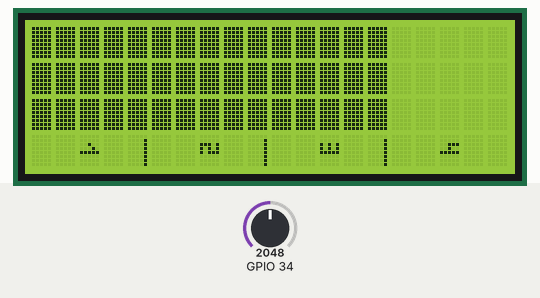
Recording of a program running on a simulated ESP32. Shown: 20×4 character LCD. Inputs (shaded band) come from the test bench; at power-on: GPIO 34 = 2048. What the program prints to the serial monitor is not drawn.

Above: at 1.3 s.
1.4 s: GPIO 34 set to 14
At 2.1 s:
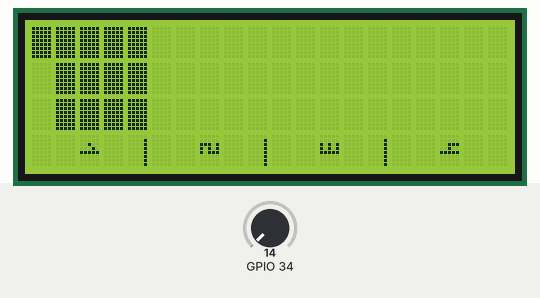
4.4 s: GPIO 34 set to 11
At 4.6 s:
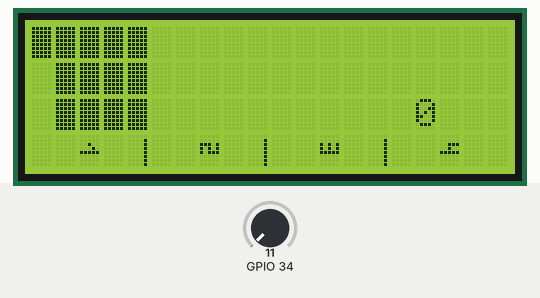
6.5 s: GPIO 34 set to 1228
At 7.6 s:
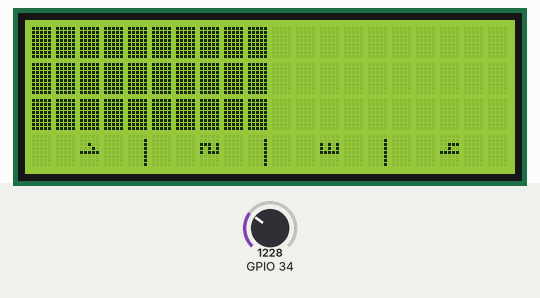
9.5 s: GPIO 34 set to 2047
At 10.2 s:
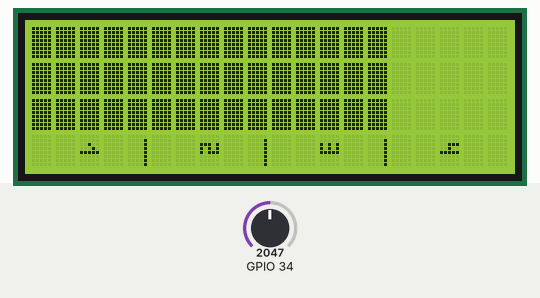
12.5 s: GPIO 34 set to 3603
At 13.7 s:
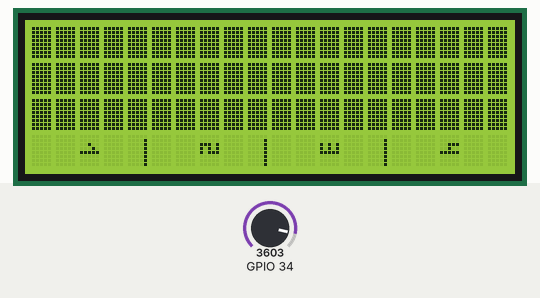
15.5 s: GPIO 34 set to 491
At 16.0 s:
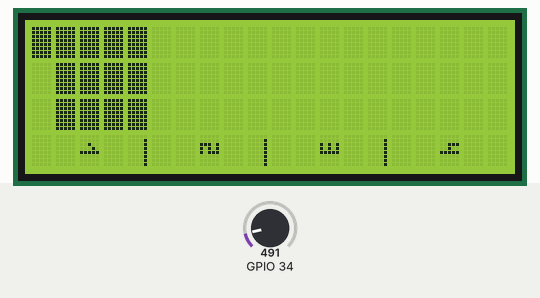
Timing chart, 0 to 18.5 s (numbered marks = the images above; inputs shaded):
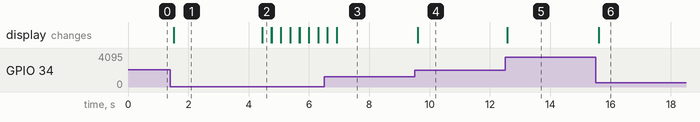

The program:

main.cpp
```cpp
#include <Adafruit_PN532.h>
#include <LiquidCrystal_I2C.h>
//#include "WiFi.h"
//#include "PubSubClient.h"

//#define SSID "NETGEAR68"
//#define PWD "excitedtuba713"

//#define MQTT_SERVER "192.168.1.2"
//#define MQTT_PORT 1883
/*
WiFiClient espClient;
PubSubClient client(espClient);
long lastMsg = 0;
char msg[50];
int value = 0;
int level;

String messageSend;

void callback(char *topic, byte *message, unsigned int length);
*/
/*void setup_wifi()
{
  delay(10);
  Serial.println("Connecting to WiFi..");

  WiFi.begin(SSID, PWD);

  while (WiFi.status() != WL_CONNECTED)
  {
    delay(500);
    Serial.print(".");
  }

  Serial.println("");
  Serial.println("WiFi connected");
  Serial.println("IP address: ");
  Serial.println(WiFi.localIP());
}*/

LiquidCrystal_I2C lcd (0x27, 20,4);  //
byte block[] = {
  B11111,
  B11111,
  B11111,
  B11111,
  B11111,
  B11111,
  B11111,
  B11111
};

byte line[] = {
  B00000,
  B00001,
  B00001,
  B00001,
  B00001,
  B00001,
  B00001,
  B00001
};

byte one[] = {
  B00000,
  B00000,
  B00100,
  B00010,
  B11111,
  B00000,
  B00000,
  B00000
};

byte two[] = {
  B00000,
  B00000,
  B11101,
  B10101,
  B10111,
  B00000,
  B00000,
  B00000
};

byte three[] = {
  B00000,
  B00000,
  B10101,
  B10101,
  B11111,
  B00000,
  B00000,
  B00000
};

byte four[] = {
  B00000,
  B00000,
  B00111,
  B00100,
  B11111,
  B00000,
  B00000,
  B00000
};

byte emptyBlock[] = {
  B00000,
  B00000,
  B00000,
  B00000,
  B00000,
  B00000,
  B00000,
  B00000
};

void setup() {
  // initialize serial communication at 9600 bits per second:

  lcd.init();
  lcd.backlight();
  Serial.begin(115200);                // Start serial monitor after a few seconds. Mainly for testing code to get it to work.
  //client.setServer(MQTT_SERVER, MQTT_PORT);
  //client.setCallback(callback);
  lcd.begin(20,4);

  lcd.createChar(0, block);
  lcd.createChar(1, line);
  lcd.createChar(2, one);
  lcd.createChar(3, two);
  lcd.createChar(4, three);
  lcd.createChar(5, four);
  lcd.createChar(6, emptyBlock);

  lcd.setCursor(4,3); lcd.write(1);
  lcd.setCursor(9,3); lcd.write(1);
  lcd.setCursor(14,3); lcd.write(1);

  lcd.setCursor(2,3); lcd.write(2);
  lcd.setCursor(7,3); lcd.write(3);
  lcd.setCursor(12,3); lcd.write(4);
  lcd.setCursor(17,3); lcd.write(5);

}/*
void callback(char *topic, byte *message, unsigned int length)
{
  Serial.print("Message arrived on topic: ");
  Serial.print(topic);
  Serial.print(". Message: ");

  for (int i = 0; i < length; i++)
  {
    Serial.print((char)message[i]);
    messageSend += (char)message[i];
  }
  Serial.println();
  Serial.println(messageSend);


  // Feel free to add more if statements to control more GPIOs with MQTT
}

void reconnect()
{
  // Loop until we're reconnected
  while (!client.connected())
  {
    Serial.print("Attempting MQTT connection...");
    // Attempt to connect
    // creat unique client ID
    // in Mosquitto broker enable anom. access
    if (client.connect("fiets"))
    {
      Serial.println("connected");
      //hij luistert op trappen maar, fiets
      //hij schrijft naar trappen maar, buffer
      client.subscribe("TrappenMaar/fiets");
      //subscribe("TrappenMaar/status");
    }
    else
    {
      Serial.print("failed, rc=");
      Serial.print(client.state());
      Serial.println(" try again in 5 seconds");
      // Wait 5 seconds before retrying
      delay(5000);
    }
  }
}
*/

void display(int r) {
  lcd.setCursor(15, 2);
  if (int(r) < 10) {
    lcd.print(" ");  // if less then 10 add " " space - to remove prev carcters
  }
  lcd.print(r);
    if( (r)==0) {
      //eerst dan even kijken of het nul blijft
      //of fouten eruit te filteren
      delay(250);
      if((r)==0) {
      lcd.setCursor(0,0); lcd.write(6);lcd.write(6);lcd.write(6);lcd.write(6);lcd.write(6);lcd.write(6);lcd.write(6);lcd.write(6);lcd.write(6);lcd.write(6);lcd.write(6);lcd.write(6);lcd.write(6);lcd.write(6);lcd.write(6);lcd.write(6);lcd.write(6);lcd.write(6);lcd.write(6);lcd.write(6);
      lcd.setCursor(0,1); lcd.write(6);lcd.write(6);lcd.write(6);lcd.write(6);lcd.write(6);lcd.write(6);lcd.write(6);lcd.write(6);lcd.write(6);lcd.write(6);lcd.write(6);lcd.write(6);lcd.write(6);lcd.write(6);lcd.write(6);lcd.write(6);lcd.write(6);lcd.write(6);lcd.write(6);lcd.write(6);
      lcd.setCursor(0,2); lcd.write(6);lcd.write(6);lcd.write(6);lcd.write(6);lcd.write(6);lcd.write(6);lcd.write(6);lcd.write(6);lcd.write(6);lcd.write(6);lcd.write(6);lcd.write(6);lcd.write(6);lcd.write(6);lcd.write(6);lcd.write(6);lcd.write(6);lcd.write(6);lcd.write(6);lcd.write(6);
        }
        else{
          display(r);
        }
      ///level = 0;
    }
    else if((0<(r)) && ((r) <=50)) {
      lcd.setCursor(0,0); lcd.write(0); lcd.write(0); lcd.write(0); lcd.write(0); lcd.write(0);
      lcd.setCursor(0,1); lcd.write(0); lcd.write(0); lcd.write(0); lcd.write(0); lcd.write(0);
      lcd.setCursor(0,2); lcd.write(0); lcd.write(0); lcd.write(0); lcd.write(0); lcd.write(0);
      lcd.setCursor(5,0); lcd.write(6); lcd.write(6); lcd.write(6); lcd.write(6); lcd.write(6); lcd.write(6);lcd.write(6); lcd.write(6); lcd.write(6); lcd.write(6); lcd.write(6); lcd.write(6); lcd.write(6); lcd.write(6); lcd.write(6); lcd.write(6);
      lcd.setCursor(5,1); lcd.write(6); lcd.write(6); lcd.write(6); lcd.write(6); lcd.write(6); lcd.write(6);lcd.write(6); lcd.write(6); lcd.write(6); lcd.write(6); lcd.write(6); lcd.write(6); lcd.write(6); lcd.write(6); lcd.write(6); lcd.write(6);
      lcd.setCursor(5,2); lcd.write(6); lcd.write(6); lcd.write(6); lcd.write(6); lcd.write(6); lcd.write(6);lcd.write(6); lcd.write(6); lcd.write(6); lcd.write(6); lcd.write(6); lcd.write(6); lcd.write(6); lcd.write(6); lcd.write(6); lcd.write(6);

      //level =1;
    }
    else if((50 < (r)) && ((r) <=150)){
      lcd.setCursor(0,0); lcd.write(0); lcd.write(0); lcd.write(0); lcd.write(0); lcd.write(0);lcd.write(0); lcd.write(0); lcd.write(0); lcd.write(0); lcd.write(0);
      lcd.setCursor(0,1); lcd.write(0); lcd.write(0); lcd.write(0); lcd.write(0); lcd.write(0);lcd.write(0); lcd.write(0); lcd.write(0); lcd.write(0); lcd.write(0);
      lcd.setCursor(0,2); lcd.write(0); lcd.write(0); lcd.write(0); lcd.write(0); lcd.write(0);lcd.write(0); lcd.write(0); lcd.write(0); lcd.write(0); lcd.write(0);
      lcd.setCursor(10,0); lcd.write(6); lcd.write(6); lcd.write(6); lcd.write(6); lcd.write(6); lcd.write(6);lcd.write(6); lcd.write(6); lcd.write(6); lcd.write(6);
      lcd.setCursor(10,1); lcd.write(6); lcd.write(6); lcd.write(6); lcd.write(6); lcd.write(6); lcd.write(6);lcd.write(6); lcd.write(6); lcd.write(6); lcd.write(6);
      lcd.setCursor(10,2); lcd.write(6); lcd.write(6); lcd.write(6); lcd.write(6); lcd.write(6); lcd.write(6);lcd.write(6); lcd.write(6); lcd.write(6); lcd.write(6);

      //level =2;
 }
    else if((150 < (r)) && ((r) <=250)){
      lcd.setCursor(0,0); lcd.write(0); lcd.write(0); lcd.write(0); lcd.write(0); lcd.write(0);lcd.write(0); lcd.write(0); lcd.write(0); lcd.write(0); lcd.write(0);lcd.write(0);lcd.write(0); lcd.write(0); lcd.write(0); lcd.write(0);
      lcd.setCursor(0,1); lcd.write(0); lcd.write(0); lcd.write(0); lcd.write(0); lcd.write(0);lcd.write(0); lcd.write(0); lcd.write(0); lcd.write(0); lcd.write(0);lcd.write(0);lcd.write(0); lcd.write(0); lcd.write(0); lcd.write(0);
      lcd.setCursor(0,2); lcd.write(0); lcd.write(0); lcd.write(0); lcd.write(0); lcd.write(0);lcd.write(0); lcd.write(0); lcd.write(0); lcd.write(0); lcd.write(0);lcd.write(0);lcd.write(0); lcd.write(0); lcd.write(0); lcd.write(0);
      lcd.setCursor(15,0); lcd.write(6); lcd.write(6); lcd.write(6); lcd.write(6); lcd.write(6);
      lcd.setCursor(15,1); lcd.write(6); lcd.write(6); lcd.write(6); lcd.write(6); lcd.write(6);
      lcd.setCursor(15,2); lcd.write(6); lcd.write(6); lcd.write(6); lcd.write(6); lcd.write(6);

      //level = 3;
}

    else if((r)> 250) {
      lcd.setCursor(0,0); lcd.write(0); lcd.write(0); lcd.write(0); lcd.write(0); lcd.write(0);lcd.write(0); lcd.write(0); lcd.write(0); lcd.write(0); lcd.write(0);lcd.write(0);lcd.write(0); lcd.write(0); lcd.write(0); lcd.write(0); lcd.write(0); lcd.write(0); lcd.write(0); lcd.write(0); lcd.write(0);
      lcd.setCursor(0,1); lcd.write(0); lcd.write(0); lcd.write(0); lcd.write(0); lcd.write(0);lcd.write(0); lcd.write(0); lcd.write(0); lcd.write(0); lcd.write(0);lcd.write(0);lcd.write(0); lcd.write(0); lcd.write(0); lcd.write(0); lcd.write(0); lcd.write(0); lcd.write(0); lcd.write(0); lcd.write(0);
      lcd.setCursor(0,2); lcd.write(0); lcd.write(0); lcd.write(0); lcd.write(0); lcd.write(0);lcd.write(0); lcd.write(0); lcd.write(0); lcd.write(0); lcd.write(0);lcd.write(0);lcd.write(0); lcd.write(0); lcd.write(0); lcd.write(0); lcd.write(0); lcd.write(0); lcd.write(0); lcd.write(0); lcd.write(0);

      //level = 4;
}

}
// the loop routine runs over and over again forever:
void loop() {
  // read the input on analog pin 34:
  int sensorValue = analogRead(34);
  // Convert the analog reading (which goes from 0 - 1023) to a voltage (0 - 5V):
  float voltage = sensorValue * (3.3 / 4095.0);
  Serial.print(sensorValue);
  Serial.print(" ");
  // print out the value you read:
  Serial.print(voltage);
  Serial.print(" ");
  Serial.println(100*voltage);
  display(100*voltage);

  /*
  char cstr[16];
  if(messageSend == "Y"){
    itoa(level, cstr,10);
    client.publish("TrappenMaar/buffer", cstr);
  }
*/

}
```

Measured:
- the behaviour switches between 13 and 12 on GPIO 34 (found by bisection; images 1 and 2)
- after the input at 1.4 s, the display: changes after 0.12 s (image 1)
- after the input at 4.4 s, the display: changes after 0.05 s (image 2)
- after the input at 9.5 s, the display: changes after 0.11 s (image 4)
- after the input at 12.5 s, the display: changes after 0.08 s (image 5)
- after the input at 15.5 s, the display: changes after 0.11 s (image 6)
